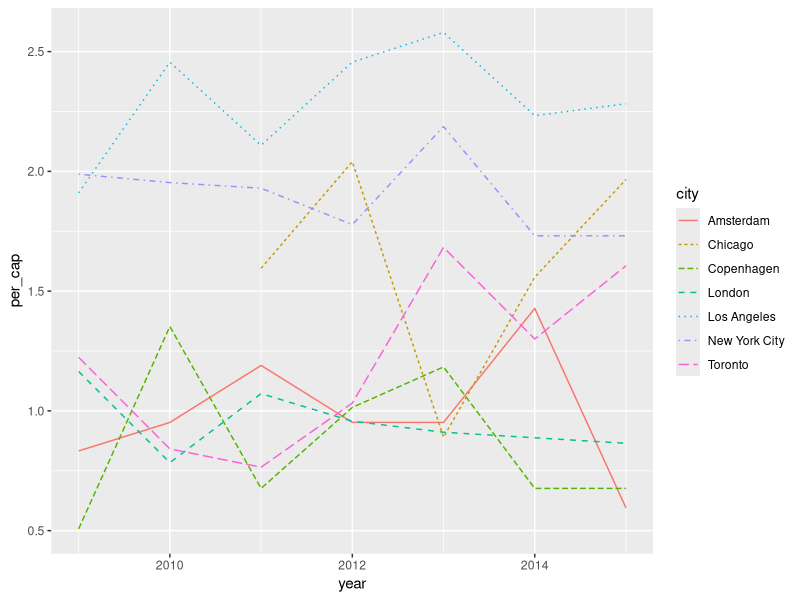

The R source for this figure:
## ---- chunk 1
knitr::opts_chunk$set(echo = TRUE)
library(ggplot2)

d = read.csv("city-safety-comparison.csv")

# d$per_cap = d$fatal_total/d$metro_population*100000
d$per_cap = d$fatal_total/d$city_population*100000
## ---- chunk 2
ggplot(data=d, aes(x=year, y=per_cap, group=city)) + geom_line(aes(linetype=city, color=city))
